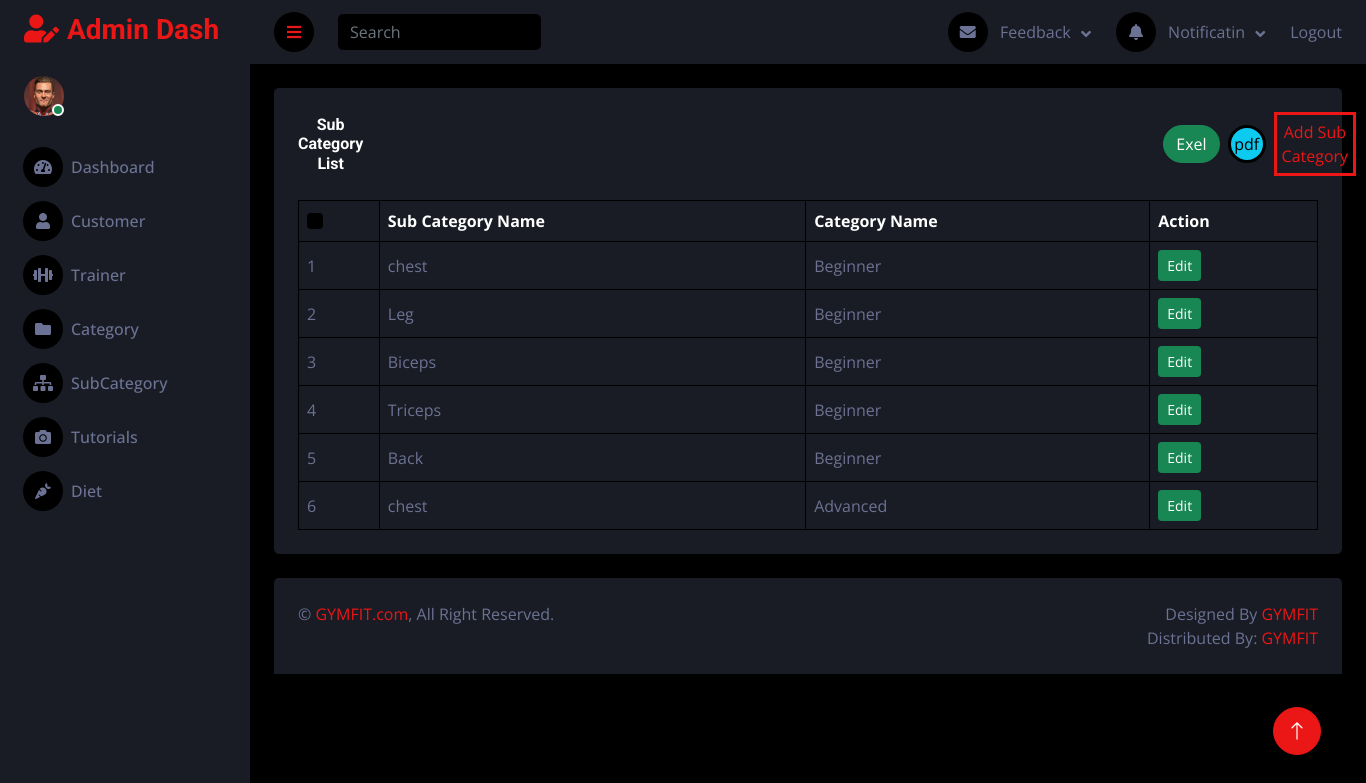
Page /nadmin/subcatall on the committed database.
### homeapp/models.py (models this page shows, shortened)
class Tbl_SubCategory(models.Model):
    category = models.ForeignKey(Tbl_Category, on_delete=models.CASCADE)
    sub_category_name = models.CharField(max_length=50, choices=roles, default='none')

class Tbl_Category(models.Model):
    category_name = models.CharField(max_length=50)
    category_desc = models.TextField()
    category_image = models.ImageField(upload_to='category_image')
    def __str__(self):
        return self.category_name

### adminapp/views.py (the view)
# urls.py: path('subcatall',views.subcategoryall,name='subcatall'),
def subcategoryall(request):
    call = Tbl_SubCategory.objects.all()
    return render(request, 'subcatall.html', {'c': call})

### homeapp/context_processor.py (called while the page is built)
def trainer(request):
    trainer = Tbl_Trainer.objects.filter(trainer_approval=True,trainer_status=True)
    return {
        'trainer':trainer
    }

### templates/subcatall.html
{% extends 'adminbase.html' %}
{% block content %}
{% load static %}
            <div class="container-fluid pt-4 px-4">
                <div class="bg-secondary text-center rounded p-4">
                    <div class="d-flex align-items-center justify-content-between mb-4">
                        <h6 class="mb-0">Sub Category List</h6>
                              <a href="{% url 'database_to_excelsubcat' %}" class="btn btn-success rounded-pill m-8" style="margin-left:800px;">Exel</a>
                        <a href="{% url 'generate_pdfsubcategory' %}"   class="btn btn-square btn-info m-2" style="border:solid;padding:5px;">pdf</a>
                        <a href="{% url 'subcatadd' %}" style="border:solid;padding:5px;">Add Sub Category</a>
                    </div>
                    <div class="table-responsive">
                        <table class="table text-start align-middle table-bordered table-hover mb-0">
                            <thead>
                                <tr class="text-white">
                                    <th scope="col"><input class="form-check-input" type="checkbox"></th>
                                    <th scope="col">Sub Category Name</th>
                                    <th scope="col">Category Name</th>
                                    <th scope="col">Action</th>
                                </tr>
                            </thead>
                            <tbody>
                                {% for i in c %}
                                <tr>
                                    <td>{{forloop.counter}}</td>
                                    <td>{{i.sub_category_name}}</td>
                                    <td>{{i.category}}</td>
                                    <td><a href="{% url 'subcatedit' i.id %}"><button class="btn btn-success btn-sm">Edit</button></td>
                                </tr>
                            {% endfor %}
                            </tbody>
                        </table>
                    </div>
                </div>
            </div>
{% endblock %}

### static/dash/css/style.css (style rules this page uses)
:root { --primary: #EB1616; --secondary: #191C24; --light: #6C7293; --dark: #000000; }
.btn { transition: .5s; }
.btn-square { width: 38px; height: 38px; }
.btn-square, .btn-sm-square, .btn-lg-square { padding: 0; display: inline-flex; align-items: center; justify-content: center; font-weight: normal; border-radius: 50px; }

### rows in the picture
Tbl_SubCategory: sub_category_name "chest", category "Beginner"
Tbl_SubCategory: sub_category_name "Leg", category "Beginner"
Tbl_SubCategory: sub_category_name "Biceps", category "Beginner"
Tbl_SubCategory: sub_category_name "Triceps", category "Beginner"
Tbl_SubCategory: sub_category_name "Back", category "Beginner"
Tbl_SubCategory: sub_category_name "chest", category "Advanced"
